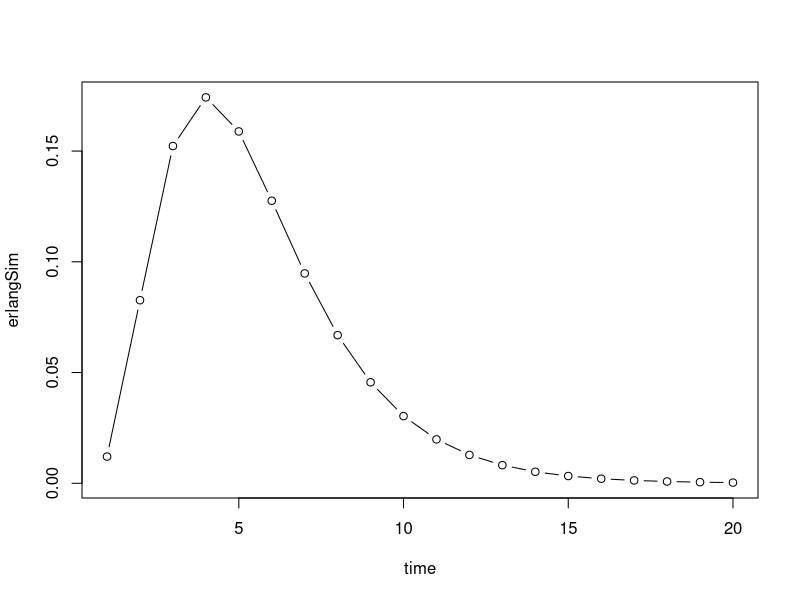

Here is the R script that generated this plot: (Note: this script raises an error after producing the figure.)
## Flows and sims

## A flow matrix in our sense is an (n+1)×n matrix with columns that sum to zero. We multiply it by the n×1 vector of active states to get net flows for each of the active states plus an outflow.

## We typically don't specify diagonal elements but instead pick them to balance the positive off-diagonal elements specified.

## A chain matrix has flows only along the main sub-diagonal (2, 1) → (n+1, n). The diagonal elements are the negations of these n flows. I gave up on trying to use the possibly conceptually helpful (n+1)×n approach because it gets too clunky. We now make an (n+1)×(n+1) square matrix (by appending a column of zeroes for the absorbing state. approach because it gets too clunky. We now make and 
chain <- function(v){
	l <- length(v)
	m <- matrix(0
		, nrow=l+1, ncol=l+1
	)
	for (i in 1:l){
		m[[i, i]] = -v[[i]]
		m[[i+1, i]] = v[[i]]
	}
	return(m)
}

## matrix exponentiation based on eigenvalue decomposition
## Breaks badly at or near Erlang
## apparently matrix exponentiation is hard; should write ode solver
edcold <- function(m){
	ev <- eigen(m)
	V <- ev$vectors
	W <- solve(V)
	lam <- ev$values
	return(list(V=V, W=W, lam=lam))
}

edc <- function(m){
	ev <- eigen(m)
	V <- ev$vectors
	lam <- ev$values
	W <- t(eigen(t(m))$vectors)
	## return(list(V=V, W=W, lam=lam))
	corr <- solve(W %*% V)
	return(list(V=V, W=corr%*%W, lam=lam))
}

## calculate exp(Mt) for a pre-split matrix M (s is an edc result)
splitExp <- function(s, t=1){
	D <- diag(exp(s$lam*t))
	return(s$V %*% D %*% s$W)
}

## calculate instantaneous flow out of the core of rate matrix M
## as the last element of Mexp(Mt)v0 
chainSimInst <- function(rates, times){
	size <- length(rates)+1
	m <- chain(rates)
	msplit <- edc(m)
	v0 <- numeric(size)
	v0[[1]] <- 1

	return(sapply(times, function(t){
		return(as.vector(m %*% splitExp(msplit, t) %*% v0)[size])
	}))
}

chainSim <- function(rates, times){
	size <- length(rates)+1
	m <- chain(rates)
	msplit <- edc(m)
	v0 <- numeric(size)
	v0[[1]] <- 1

	cum <- sapply(c(0, times), function(t){
		return(as.vector(splitExp(msplit, t) %*% v0)[size])
	})

	return(diff(cum))
}

## chainSim(1:4, 1:4)
## chainSimInst(1:4, 1:4)
## sum(chainSim(1:4, 1:10))

######################################################################

## Geometric trains

## Make some geometric rates 
## Our convention is rho≤1, and we want the lower rates first for stability
geomRates <- function(boxes, rho=1, base=1){
	return(base*rho^((boxes-1):0))
}

empMean <- function(r){
	return(sum(1/r))
}

empCV <- function(r){
	res <- 1/r
	return(sum(res^2)/sum(res)^2)
}

## The math seemed promising but was horrible, so we calculate the 
## relationship between rho and c purely empirically
cvCheck <- function(rho, c, boxes){
	return(empCV(geomRates(boxes, rho)) - c)
}

cvr <- function(c, boxes, minrat=0.01){
	if(cvCheck(1, c, boxes) > 0) {stop("More boxes needed in cvr")}
	if(cvCheck(minrat, c, boxes) < 0) {stop("CV too high in cvr (reduce minrat if necessary)")}
	return(
		uniroot(cvCheck
			, c(minrat, 1)
			, c, boxes
		)$root
	)
}

v <- c(1, 1, 1, 2)
v <- 1:4
m <- chain(v)

pickRates <- function(m, c, boxes=8){
	rho <- cvr(c, boxes)
	r0 <- geomRates(boxes, rho)
	return(r0*empMean(r0)/m)
}

time <- 1:20
erlangRates <- pickRates(5, 0.3, boxes=4)
erlangSim <- chainSim(erlangRates, time)

trainRates <- pickRates(5, 0.3, boxes=12)
trainSim <- chainSim(trainRates, time)

plot(time, erlangSim, type="b", log="")
lines(time, trainSim, type="")

plot(time, erlangSim, type="b", log="y")
lines(time, trainSim, type="")


